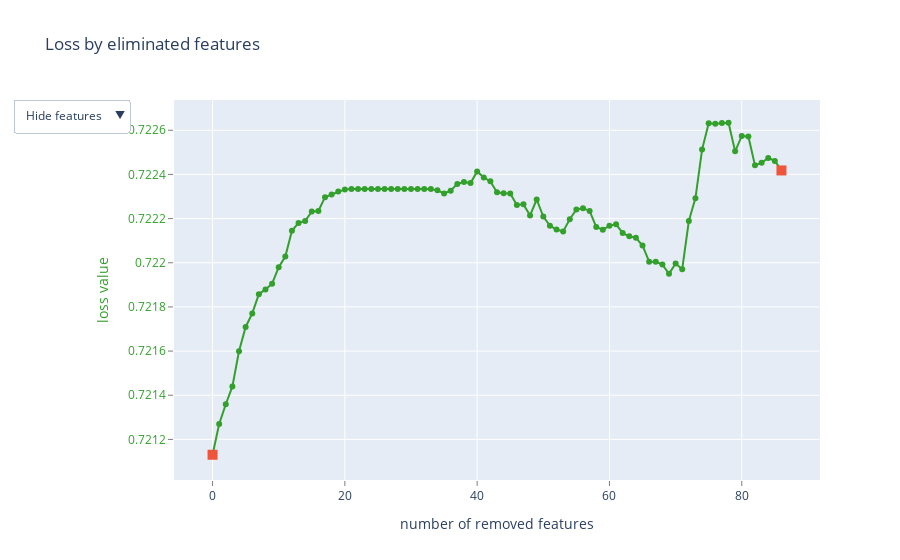

The code cell stored with this chart in its notebook:
### Code cell
# попробуем натренировать модель с помощью select_features, при использовании 23 фичей, результат даже лучше, чем fit 

model = CatBoostRanker(
    iterations = 1000,
    od_wait = 100, 
    custom_metric = 'NDCG:top=5'
)

model.select_features(
    train_pool,
    eval_set=test_pool,
    features_for_select = '0-108',
    num_features_to_select = 23,
    verbose = 50,
    train_final_model = True,
    plot=True
)

# 23 - 0.7276894 ###
# 25 - 0.7269576
# 24 - 0.7259825
# 30 - 0.7247383
# 22 - 0.7227895
# 20 - 0.7221585
# fit - 0.7216511
# 45 - 0.7189654
# 70 - 0.7179746
# 10 - 0.7129552

### Figure 1 — Plotly figure (JSON) as saved in the notebook; plotly's stock layout.template omitted (floating-point values rounded to 4 significant figures)
{"data": [{"line": {"color": "rgb(51,160,44)"}, "mode": "lines+markers", "name": "", "text": ["", "69", "2", "108", "79", "91", "83", "61", "36", "88", "78", "1", "21", "97", "37", "41", "35", "42", "73", "3", "43", "27", "23", "26", "28", "31", "33", "92", "93", "94", "95", "96", "38", "75", "56", "34", "0", "55", "64", "6", "51", "4", "19", "74", "16", "32", "58", "87", "89", "98", "57", "60", "50", "20", "66", "84", "90", "30", "22", "40", "15", "9", "81", "59", "86", "47", "99", "17", "77", "52", "107", "76", "14", "7", "70", "82", "8", "71", "62", "5", "45", "68", "63", "11", "39", "18", "101"], "type": "scatter", "x": [0, 1, 2, 3, 4, 5, 6, 7, 8, 9, 10, 11, 12, 13, 14, 15, 16, 17, 18, 19, 20, 21, 22, 23, 24, 25, 26, 27, 28, 29, 30, 31, 32, 33, 34, 35, 36, 37, 38, 39, 40, 41, 42, 43, 44, 45, 46, 47, 48, 49, 50, 51, 52, 53, 54, 55, 56, 57, 58, 59, 60, 61, 62, 63, 64, 65, 66, 67, 68, 69, 70, 71, 72, 73, 74, 75, 76, 77, 78, 79, 80, 81, 82, 83, 84, 85, 86], "y": [0.7211, 0.7213, 0.7214, 0.7214, 0.7216, 0.7217, 0.7218, 0.7219, 0.7219, 0.7219, 0.722, 0.722, 0.7221, 0.7222, 0.7222, 0.7222, 0.7222, 0.7223, 0.7223, 0.7223, 0.7223, 0.7223, 0.7223, 0.7223, 0.7223, 0.7223, 0.7223, 0.7223, 0.7223, 0.7223, 0.7223, 0.7223, 0.7223, 0.7223, 0.7223, 0.7223, 0.7223, 0.7224, 0.7224, 0.7224, 0.7224, 0.7224, 0.7224, 0.7223, 0.7223, 0.7223, 0.7223, 0.7223, 0.7222, 0.7223, 0.7222, 0.7222, 0.7222, 0.7221, 0.7222, 0.7222, 0.7222, 0.7222, 0.7222, 0.7221, 0.7222, 0.7222, 0.7221, 0.7221, 0.7221, 0.7221, 0.722, 0.722, 0.722, 0.7219, 0.722, 0.722, 0.7222, 0.7223, 0.7225, 0.7226, 0.7226, 0.7226, 0.7226, 0.7225, 0.7226, 0.7226, 0.7224, 0.7225, 0.7225, 0.7225, 0.7224]}, {"marker": {"size": 10, "symbol": "square"}, "mode": "markers", "name": "", "text": ["", "101"], "type": "scatter", "x": [0, 86], "y": [0.7211, 0.7224]}, {"mode": "text", "name": "", "text": ["", "69", "2", "108", "79", "91", "83", "61", "36", "88", "78", "1", "21", "97", "37", "41", "35", "42", "73", "3", "43", "27", "23", "26", "28", "31", "33", "92", "93", "94", "95", "96", "38", "75", "56", "34", "0", "55", "64", "6", "51", "4", "19", "74", "16", "32", "58", "87", "89", "98", "57", "60", "50", "20", "66", "84", "90", "30", "22", "40", "15", "9", "81", "59", "86", "47", "99", "17", "77", "52", "107", "76", "14", "7", "70", "82", "8", "71", "62", "5", "45", "68", "63", "11", "39", "18", "101"], "textfont": {"color": "rgb(51,160,44)", "family": "sans serif", "size": 18}, "textposition": "bottom center", "type": "scatter", "visible": false, "x": [0, 1, 2, 3, 4, 5, 6, 7, 8, 9, 10, 11, 12, 13, 14, 15, 16, 17, 18, 19, 20, 21, 22, 23, 24, 25, 26, 27, 28, 29, 30, 31, 32, 33, 34, 35, 36, 37, 38, 39, 40, 41, 42, 43, 44, 45, 46, 47, 48, 49, 50, 51, 52, 53, 54, 55, 56, 57, 58, 59, 60, 61, 62, 63, 64, 65, 66, 67, 68, 69, 70, 71, 72, 73, 74, 75, 76, 77, 78, 79, 80, 81, 82, 83, 84, 85, 86], "y": [0.7211, 0.7213, 0.7214, 0.7214, 0.7216, 0.7217, 0.7218, 0.7219, 0.7219, 0.7219, 0.722, 0.722, 0.7221, 0.7222, 0.7222, 0.7222, 0.7222, 0.7223, 0.7223, 0.7223, 0.7223, 0.7223, 0.7223, 0.7223, 0.7223, 0.7223, 0.7223, 0.7223, 0.7223, 0.7223, 0.7223, 0.7223, 0.7223, 0.7223, 0.7223, 0.7223, 0.7223, 0.7224, 0.7224, 0.7224, 0.7224, 0.7224, 0.7224, 0.7223, 0.7223, 0.7223, 0.7223, 0.7223, 0.7222, 0.7223, 0.7222, 0.7222, 0.7222, 0.7221, 0.7222, 0.7222, 0.7222, 0.7222, 0.7222, 0.7221, 0.7222, 0.7222, 0.7221, 0.7221, 0.7221, 0.7221, 0.722, 0.722, 0.722, 0.7219, 0.722, 0.722, 0.7222, 0.7223, 0.7225, 0.7226, 0.7226, 0.7226, 0.7226, 0.7225, 0.7226, 0.7226, 0.7224, 0.7225, 0.7225, 0.7225, 0.7224]}], "layout": {"showlegend": false, "title": {"text": "Loss by eliminated features"}, "updatemenus": [{"active": 0, "buttons": [{"args": [{"visible": [true, true, false]}], "label": "Hide features", "method": "update"}, {"args": [{"visible": [true, true, true]}], "label": "Show indices", "method": "update"}], "pad": {"r": 10, "t": 10}, "showactive": true, "x": -0.25, "xanchor": "left", "y": 1.03, "yanchor": "top"}], "xaxis": {"gridcolor": "rgb(255,255,255)", "showgrid": true, "showline": false, "showticklabels": true, "tickcolor": "rgb(127,127,127)", "ticks": "outside", "title": {"text": "number of removed features"}, "zeroline": false}, "yaxis": {"gridcolor": "rgb(255,255,255)", "showgrid": true, "showline": false, "showticklabels": true, "tickcolor": "rgb(127,127,127)", "tickfont": {"color": "rgb(51,160,44)"}, "ticks": "outside", "title": {"font": {"color": "rgb(51,160,44)"}, "text": "loss value"}, "zeroline": false}}}
